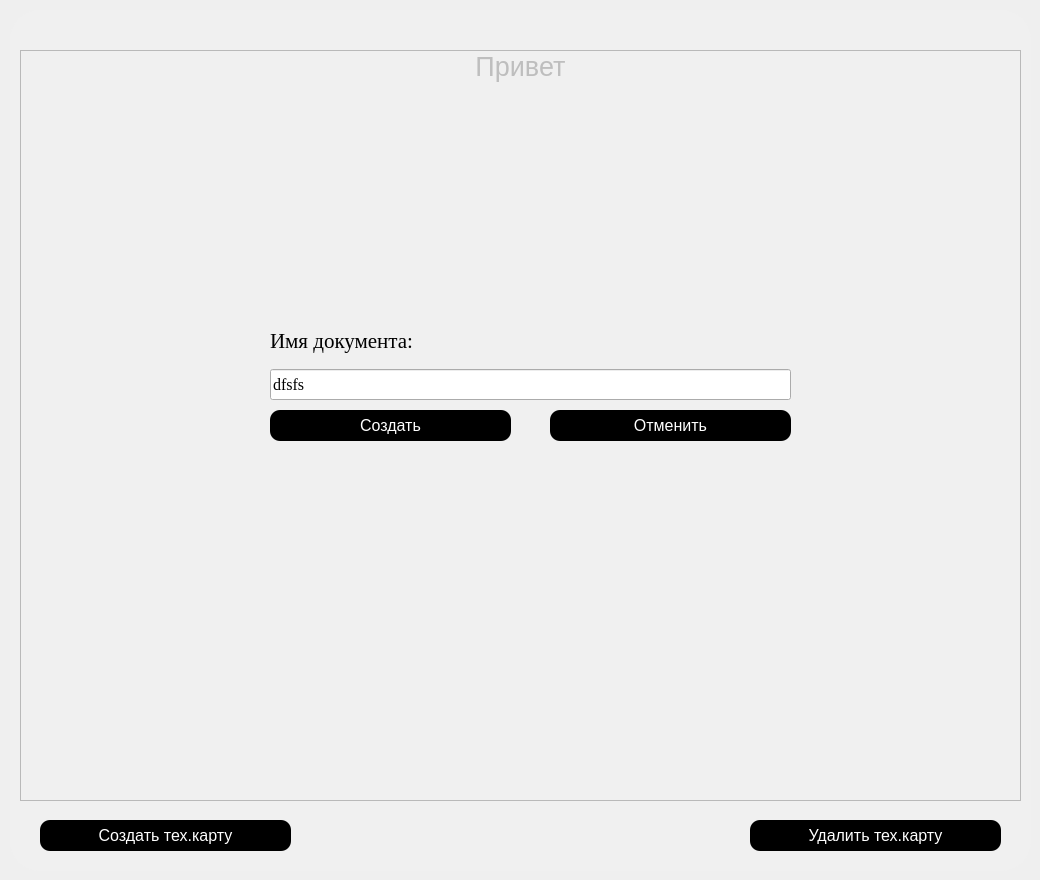
    <widget class="QWidget" name="home_page">
     <widget class="QLabel" name="home_content">
      <property name="geometry">
       <rect>
        <x>10</x>
        <y>10</y>
        <width>1021</width>
        <height>861</height>
       </rect>
      </property>
      <property name="font">
       <font>
        <pointsize>30</pointsize>
        <weight>75</weight>
        <bold>true</bold>
       </font>
      </property>
      <property name="styleSheet">
       <string notr="true">background-color:rgb(240, 240, 240);
border-radius: 30px;
color: rgb(255, 255, 17);</string>
      </property>
      <property name="text">
       <string/>
      </property>
     </widget>
     <widget class="QListWidget" name="listWidget">
      <property name="enabled">
       <bool>false</bool>
      </property>
      <property name="geometry">
       <rect>
        <x>20</x>
        <y>50</y>
        <width>1001</width>
        <height>751</height>
       </rect>
      </property>
      <property name="styleSheet">
       <string notr="true">background-color: rgb(240, 240, 240);</string>
      </property>
      <item>
       <property name="text">
        <string>Привет</string>
       </property>
       <property name="font">
        <font>
         <pointsize>20</pointsize>
        </font>
       </property>
       <property name="textAlignment">
        <set>AlignCenter</set>
       </property>
      </item>
     </widget>
     <widget class="QPushButton" name="delete_document">
      <property name="geometry">
       <rect>
        <x>750</x>
        <y>820</y>
        <width>251</width>
        <height>31</height>
       </rect>
      </property>
      <property name="font">
       <font>
        <family>Microsoft YaHei UI</family>
        <pointsize>12</pointsize>
       </font>
      </property>
      <property name="styleSheet">
       <string notr="true">QPushButton#delete_document {
	background-color: black; 
	color: white;
	border-radius: 10px;
}

QPushButton#delete_document:hover {
	background-color: red;
}</string>
      </property>
      <property name="text">
       <string>Удалить тех.карту</string>
      </property>
      <property name="icon">
       <iconset>
        <normaloff>../images/icon/delete.png</normaloff>../images/icon/delete.png</iconset>
      </property>
     </widget>
     <widget class="QPushButton" name="add_document">
      <property name="geometry">
       <rect>
        <x>40</x>
        <y>820</y>
        <width>251</width>
        <height>31</height>
       </rect>
      </property>
      <property name="font">
       <font>
        <family>Microsoft YaHei UI</family>
        <pointsize>12</pointsize>
       </font>
      </property>
      <property name="styleSheet">
       <string notr="true">QPushButton#add_document {
	background-color: black; 
	color: white;
	border-radius: 10px;
}

QPushButton#add_document:hover {
	background-color: green;
}</string>
      </property>
      <property name="text">
       <string>Создать тех.карту</string>
      </property>
      <property name="icon">
       <iconset>
        <normaloff>../images/icon/add_document.png</normaloff>../images/icon/add_document.png</iconset>
      </property>
     </widget>
     <widget class="QLabel" name="label_2">
      <property name="geometry">
       <rect>
        <x>250</x>
        <y>310</y>
        <width>561</width>
        <height>151</height>
       </rect>
      </property>
      <property name="styleSheet">
       <string notr="true">border-radius: 30px;</string>
      </property>
      <property name="text">
       <string/>
      </property>
     </widget>
     <widget class="QLabel" name="label_3">
      <property name="geometry">
       <rect>
        <x>270</x>
        <y>320</y>
        <width>521</width>
        <height>41</height>
       </rect>
      </property>
      <property name="font">
       <font>
        <family>Times New Roman</family>
        <pointsize>16</pointsize>
       </font>
      </property>
      <property name="text">
       <string>Имя документа:</string>
      </property>
     </widget>
     <widget class="QLineEdit" name="lineEdit_2">
      <property name="geometry">
       <rect>
        <x>270</x>
        <y>369</y>
        <width>521</width>
        <height>31</height>
       </rect>
      </property>
      <property name="font">
       <font>
        <family>Times New Roman</family>
        <pointsize>12</pointsize>
       </font>
      </property>
      <property name="text">
       <string>dfsfs</string>
      </property>
     </widget>
     <widget class="QPushButton" name="button_create">
      <property name="geometry">
       <rect>
        <x>270</x>
        <y>410</y>
        <width>241</width>
        <height>31</height>
       </rect>
      </property>
      <property name="font">
       <font>
        <family>Microsoft YaHei UI</family>
        <pointsize>12</pointsize>
       </font>
      </property>
      <property name="styleSheet">
       <string notr="true">QPushButton#button_create {
	background-color: black; 
	color: white;
	border-radius: 10px;
}

QPushButton#button_create:hover {
	background-color: green;
}</string>
      </property>
      <property name="text">
       <string>Создать</string>
      </property>
      <property name="icon">
       <iconset>
        <normaloff>../images/icon/yes.png</normaloff>../images/icon/yes.png</iconset>
      </property>
     </widget>
     <widget class="QPushButton" name="button_cancel">
      <property name="geometry">
       <rect>
        <x>550</x>
        <y>410</y>
        <width>241</width>
        <height>31</height>
       </rect>
      </property>
      <property name="font">
       <font>
        <family>Microsoft YaHei UI</family>
        <pointsize>12</pointsize>
       </font>
      </property>
      <property name="styleSheet">
       <string notr="true">QPushButton#button_cancel {
	background-color: black; 
	color: white;
	border-radius: 10px;
}

QPushButton#button_cancel:hover {
	background-color: red;
}</string>
      </property>
      <property name="text">
       <string>Отменить</string>
      </property>
      <property name="icon">
       <iconset>
        <normaloff>../images/icon/cancel.png</normaloff>../images/icon/cancel.png</iconset>
      </property>
      <property name="iconSize">
       <size>
        <width>16</width>
        <height>16</height>
       </size>
      </property>
     </widget>
    </widget>
